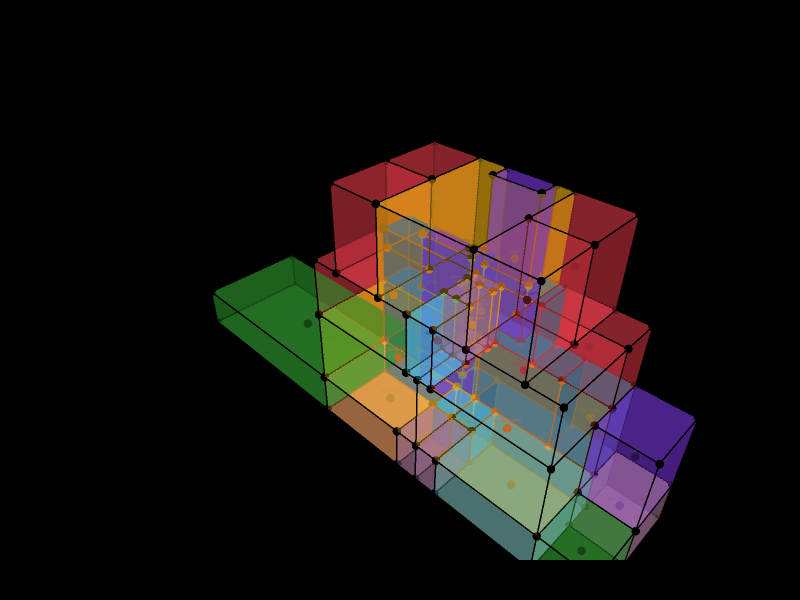

Notebook source saved alongside this figure:
### Markdown cell above
## 8. Visualise CellComplex coloured by room type

### Code cell
# Build display copies: RemoveCoplanarFaces removes OBJ triangulation visually,
# then copy the color dictionary back (the cleaned topology is a new object).
# all_cells stays untouched — SelfMerge and AddApertures need the original geometry.
display_cells = []
for c in all_cells:
    c2 = Topology.RemoveCoplanarFaces(c, epsilon=0.1, tolerance=0.001, silent=True)
    if c2:
        c2 = Topology.RemoveCollinearEdges(c2) or c2
        c2 = Topology.SetDictionary(c2, Topology.Dictionary(c))
    display_cells.append(c2 if c2 else c)

Topology.Show(
    display_cells,
    selectors,
    faceColorKey="color",
    faceOpacity=0.4,
    showEdges=True, edgeWidth=3,
    showVertices=True, vertexSize=10,
    vertexLabelKey="type",
    showVertexLabel=True,
    backgroundColor="white",
    width=800, height=600,
    renderer=renderer
)
